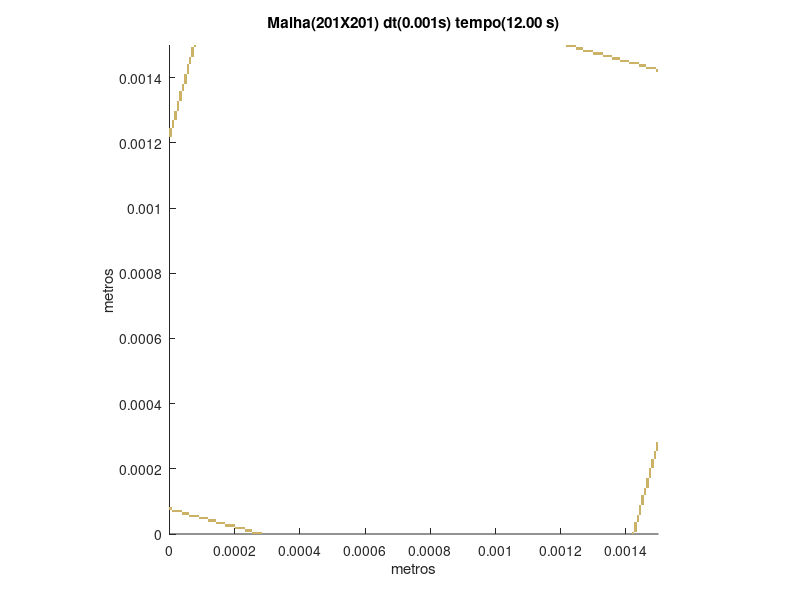

Recreate this plot in MATLAB.
set (gca,'PlotBoxAspectRatio',[1 1 1],'Xlim',[0,0.0015],'Ylim',[0,0.0015])
hold on
title('Malha(201X201) dt(0.001s) tempo(12.00 s)')
hold on
ylabel('metros')
hold on
xlabel('metros')
hold on

fill([0.000253731343283582 0.000253731343283582 0.000261194029850746 0.000261194029850746],[0 7.46268656716418E-06 7.46268656716418E-06 0],[0.8,0.7,0.4],'LineStyle','none')

fill([0.000261194029850746 0.000261194029850746 0.00026865671641791 0.00026865671641791],[0 7.46268656716418E-06 7.46268656716418E-06 0],[0.8,0.7,0.4],'LineStyle','none')

fill([0.00026865671641791 0.00026865671641791 0.000276119402985075 0.000276119402985075],[0 7.46268656716418E-06 7.46268656716418E-06 0],[0.8,0.7,0.4],'LineStyle','none')

fill([0.000276119402985075 0.000276119402985075 0.000283582089552239 0.000283582089552239],[0 7.46268656716418E-06 7.46268656716418E-06 0],[0.8,0.7,0.4],'LineStyle','none')

fill([0.00141791044776119 0.00141791044776119 0.00142537313432836 0.00142537313432836],[0 7.46268656716418E-06 7.46268656716418E-06 0],[0.8,0.7,0.4],'LineStyle','none')

fill([0.00023134328358209 0.00023134328358209 0.000238805970149254 0.000238805970149254],[7.46268656716418E-06 1.49253731343284E-05 1.49253731343284E-05 7.46268656716418E-06],[0.8,0.7,0.4],'LineStyle','none')

fill([0.000238805970149254 0.000238805970149254 0.000246268656716418 0.000246268656716418],[7.46268656716418E-06 1.49253731343284E-05 1.49253731343284E-05 7.46268656716418E-06],[0.8,0.7,0.4],'LineStyle','none')

fill([0.000246268656716418 0.000246268656716418 0.000253731343283582 0.000253731343283582],[7.46268656716418E-06 1.49253731343284E-05 1.49253731343284E-05 7.46268656716418E-06],[0.8,0.7,0.4],'LineStyle','none')

fill([0.00142537313432836 0.00142537313432836 0.00143283582089552 0.00143283582089552],[7.46268656716418E-06 1.49253731343284E-05 1.49253731343284E-05 7.46268656716418E-06],[0.8,0.7,0.4],'LineStyle','none')

fill([0.000201492537313433 0.000201492537313433 0.000208955223880597 0.000208955223880597],[1.49253731343284E-05 2.23880597014925E-05 2.23880597014925E-05 1.49253731343284E-05],[0.8,0.7,0.4],'LineStyle','none')

fill([0.000208955223880597 0.000208955223880597 0.000216417910447761 0.000216417910447761],[1.49253731343284E-05 2.23880597014925E-05 2.23880597014925E-05 1.49253731343284E-05],[0.8,0.7,0.4],'LineStyle','none')

fill([0.000216417910447761 0.000216417910447761 0.000223880597014925 0.000223880597014925],[1.49253731343284E-05 2.23880597014925E-05 2.23880597014925E-05 1.49253731343284E-05],[0.8,0.7,0.4],'LineStyle','none')

fill([0.000223880597014925 0.000223880597014925 0.00023134328358209 0.00023134328358209],[1.49253731343284E-05 2.23880597014925E-05 2.23880597014925E-05 1.49253731343284E-05],[0.8,0.7,0.4],'LineStyle','none')

fill([0.00142537313432836 0.00142537313432836 0.00143283582089552 0.00143283582089552],[1.49253731343284E-05 2.23880597014925E-05 2.23880597014925E-05 1.49253731343284E-05],[0.8,0.7,0.4],'LineStyle','none')

fill([0.000171641791044776 0.000171641791044776 0.00017910447761194 0.00017910447761194],[2.23880597014925E-05 2.98507462686567E-05 2.98507462686567E-05 2.23880597014925E-05],[0.8,0.7,0.4],'LineStyle','none')

fill([0.00017910447761194 0.00017910447761194 0.000186567164179104 0.000186567164179104],[2.23880597014925E-05 2.98507462686567E-05 2.98507462686567E-05 2.23880597014925E-05],[0.8,0.7,0.4],'LineStyle','none')

fill([0.000186567164179104 0.000186567164179104 0.000194029850746269 0.000194029850746269],[2.23880597014925E-05 2.98507462686567E-05 2.98507462686567E-05 2.23880597014925E-05],[0.8,0.7,0.4],'LineStyle','none')

fill([0.000194029850746269 0.000194029850746269 0.000201492537313433 0.000201492537313433],[2.23880597014925E-05 2.98507462686567E-05 2.98507462686567E-05 2.23880597014925E-05],[0.8,0.7,0.4],'LineStyle','none')

fill([0.00142537313432836 0.00142537313432836 0.00143283582089552 0.00143283582089552],[2.23880597014925E-05 2.98507462686567E-05 2.98507462686567E-05 2.23880597014925E-05],[0.8,0.7,0.4],'LineStyle','none')

fill([0.000141791044776119 0.000141791044776119 0.000149253731343284 0.000149253731343284],[2.98507462686567E-05 3.73134328358209E-05 3.73134328358209E-05 2.98507462686567E-05],[0.8,0.7,0.4],'LineStyle','none')

fill([0.000149253731343284 0.000149253731343284 0.000156716417910448 0.000156716417910448],[2.98507462686567E-05 3.73134328358209E-05 3.73134328358209E-05 2.98507462686567E-05],[0.8,0.7,0.4],'LineStyle','none')

fill([0.000156716417910448 0.000156716417910448 0.000164179104477612 0.000164179104477612],[2.98507462686567E-05 3.73134328358209E-05 3.73134328358209E-05 2.98507462686567E-05],[0.8,0.7,0.4],'LineStyle','none')

fill([0.000164179104477612 0.000164179104477612 0.000171641791044776 0.000171641791044776],[2.98507462686567E-05 3.73134328358209E-05 3.73134328358209E-05 2.98507462686567E-05],[0.8,0.7,0.4],'LineStyle','none')

fill([0.00142537313432836 0.00142537313432836 0.00143283582089552 0.00143283582089552],[2.98507462686567E-05 3.73134328358209E-05 3.73134328358209E-05 2.98507462686567E-05],[0.8,0.7,0.4],'LineStyle','none')

fill([0.000119402985074627 0.000119402985074627 0.000126865671641791 0.000126865671641791],[3.73134328358209E-05 4.47761194029851E-05 4.47761194029851E-05 3.73134328358209E-05],[0.8,0.7,0.4],'LineStyle','none')

fill([0.000126865671641791 0.000126865671641791 0.000134328358208955 0.000134328358208955],[3.73134328358209E-05 4.47761194029851E-05 4.47761194029851E-05 3.73134328358209E-05],[0.8,0.7,0.4],'LineStyle','none')

fill([0.000134328358208955 0.000134328358208955 0.000141791044776119 0.000141791044776119],[3.73134328358209E-05 4.47761194029851E-05 4.47761194029851E-05 3.73134328358209E-05],[0.8,0.7,0.4],'LineStyle','none')

fill([0.00143283582089552 0.00143283582089552 0.00144029850746269 0.00144029850746269],[3.73134328358209E-05 4.47761194029851E-05 4.47761194029851E-05 3.73134328358209E-05],[0.8,0.7,0.4],'LineStyle','none')

fill([8.95522388059702E-05 8.95522388059702E-05 9.70149253731343E-05 9.70149253731343E-05],[4.47761194029851E-05 5.22388059701493E-05 5.22388059701493E-05 4.47761194029851E-05],[0.8,0.7,0.4],'LineStyle','none')

fill([9.70149253731343E-05 9.70149253731343E-05 0.000104477611940299 0.000104477611940299],[4.47761194029851E-05 5.22388059701493E-05 5.22388059701493E-05 4.47761194029851E-05],[0.8,0.7,0.4],'LineStyle','none')

fill([0.000104477611940299 0.000104477611940299 0.000111940298507463 0.000111940298507463],[4.47761194029851E-05 5.22388059701493E-05 5.22388059701493E-05 4.47761194029851E-05],[0.8,0.7,0.4],'LineStyle','none')

fill([0.000111940298507463 0.000111940298507463 0.000119402985074627 0.000119402985074627],[4.47761194029851E-05 5.22388059701493E-05 5.22388059701493E-05 4.47761194029851E-05],[0.8,0.7,0.4],'LineStyle','none')

fill([0.00143283582089552 0.00143283582089552 0.00144029850746269 0.00144029850746269],[4.47761194029851E-05 5.22388059701493E-05 5.22388059701493E-05 4.47761194029851E-05],[0.8,0.7,0.4],'LineStyle','none')

fill([5.97014925373134E-05 5.97014925373134E-05 6.71641791044776E-05 6.71641791044776E-05],[5.22388059701493E-05 5.97014925373134E-05 5.97014925373134E-05 5.22388059701493E-05],[0.8,0.7,0.4],'LineStyle','none')

fill([6.71641791044776E-05 6.71641791044776E-05 7.46268656716418E-05 7.46268656716418E-05],[5.22388059701493E-05 5.97014925373134E-05 5.97014925373134E-05 5.22388059701493E-05],[0.8,0.7,0.4],'LineStyle','none')

fill([7.46268656716418E-05 7.46268656716418E-05 8.2089552238806E-05 8.2089552238806E-05],[5.22388059701493E-05 5.97014925373134E-05 5.97014925373134E-05 5.22388059701493E-05],[0.8,0.7,0.4],'LineStyle','none')

fill([8.2089552238806E-05 8.2089552238806E-05 8.95522388059702E-05 8.95522388059702E-05],[5.22388059701493E-05 5.97014925373134E-05 5.97014925373134E-05 5.22388059701493E-05],[0.8,0.7,0.4],'LineStyle','none')

fill([0.00143283582089552 0.00143283582089552 0.00144029850746269 0.00144029850746269],[5.22388059701493E-05 5.97014925373134E-05 5.97014925373134E-05 5.22388059701493E-05],[0.8,0.7,0.4],'LineStyle','none')

fill([3.73134328358209E-05 3.73134328358209E-05 4.47761194029851E-05 4.47761194029851E-05],[5.97014925373134E-05 6.71641791044776E-05 6.71641791044776E-05 5.97014925373134E-05],[0.8,0.7,0.4],'LineStyle','none')

fill([4.47761194029851E-05 4.47761194029851E-05 5.22388059701493E-05 5.22388059701493E-05],[5.97014925373134E-05 6.71641791044776E-05 6.71641791044776E-05 5.97014925373134E-05],[0.8,0.7,0.4],'LineStyle','none')

fill([5.22388059701493E-05 5.22388059701493E-05 5.97014925373134E-05 5.97014925373134E-05],[5.97014925373134E-05 6.71641791044776E-05 6.71641791044776E-05 5.97014925373134E-05],[0.8,0.7,0.4],'LineStyle','none')

fill([0.00144029850746269 0.00144029850746269 0.00144776119402985 0.00144776119402985],[5.97014925373134E-05 6.71641791044776E-05 6.71641791044776E-05 5.97014925373134E-05],[0.8,0.7,0.4],'LineStyle','none')

fill([7.46268656716418E-06 7.46268656716418E-06 1.49253731343284E-05 1.49253731343284E-05],[6.71641791044776E-05 7.46268656716418E-05 7.46268656716418E-05 6.71641791044776E-05],[0.8,0.7,0.4],'LineStyle','none')

fill([1.49253731343284E-05 1.49253731343284E-05 2.23880597014925E-05 2.23880597014925E-05],[6.71641791044776E-05 7.46268656716418E-05 7.46268656716418E-05 6.71641791044776E-05],[0.8,0.7,0.4],'LineStyle','none')

fill([2.23880597014925E-05 2.23880597014925E-05 2.98507462686567E-05 2.98507462686567E-05],[6.71641791044776E-05 7.46268656716418E-05 7.46268656716418E-05 6.71641791044776E-05],[0.8,0.7,0.4],'LineStyle','none')

fill([2.98507462686567E-05 2.98507462686567E-05 3.73134328358209E-05 3.73134328358209E-05],[6.71641791044776E-05 7.46268656716418E-05 7.46268656716418E-05 6.71641791044776E-05],[0.8,0.7,0.4],'LineStyle','none')

fill([0.00144029850746269 0.00144029850746269 0.00144776119402985 0.00144776119402985],[6.71641791044776E-05 7.46268656716418E-05 7.46268656716418E-05 6.71641791044776E-05],[0.8,0.7,0.4],'LineStyle','none')

fill([0 0 7.46268656716418E-06 7.46268656716418E-06],[7.46268656716418E-05 8.2089552238806E-05 8.2089552238806E-05 7.46268656716418E-05],[0.8,0.7,0.4],'LineStyle','none')

fill([0.00144029850746269 0.00144029850746269 0.00144776119402985 0.00144776119402985],[7.46268656716418E-05 8.2089552238806E-05 8.2089552238806E-05 7.46268656716418E-05],[0.8,0.7,0.4],'LineStyle','none')

fill([0.00144029850746269 0.00144029850746269 0.00144776119402985 0.00144776119402985],[8.2089552238806E-05 8.95522388059702E-05 8.95522388059702E-05 8.2089552238806E-05],[0.8,0.7,0.4],'LineStyle','none')

fill([0.00144776119402985 0.00144776119402985 0.00145522388059702 0.00145522388059702],[8.95522388059702E-05 9.70149253731343E-05 9.70149253731343E-05 8.95522388059702E-05],[0.8,0.7,0.4],'LineStyle','none')

fill([0.00144776119402985 0.00144776119402985 0.00145522388059702 0.00145522388059702],[9.70149253731343E-05 0.000104477611940299 0.000104477611940299 9.70149253731343E-05],[0.8,0.7,0.4],'LineStyle','none')

fill([0.00144776119402985 0.00144776119402985 0.00145522388059702 0.00145522388059702],[0.000104477611940299 0.000111940298507463 0.000111940298507463 0.000104477611940299],[0.8,0.7,0.4],'LineStyle','none')

fill([0.00144776119402985 0.00144776119402985 0.00145522388059702 0.00145522388059702],[0.000111940298507463 0.000119402985074627 0.000119402985074627 0.000111940298507463],[0.8,0.7,0.4],'LineStyle','none')

fill([0.00145522388059702 0.00145522388059702 0.00146268656716418 0.00146268656716418],[0.000119402985074627 0.000126865671641791 0.000126865671641791 0.000119402985074627],[0.8,0.7,0.4],'LineStyle','none')

fill([0.00145522388059702 0.00145522388059702 0.00146268656716418 0.00146268656716418],[0.000126865671641791 0.000134328358208955 0.000134328358208955 0.000126865671641791],[0.8,0.7,0.4],'LineStyle','none')

fill([0.00145522388059702 0.00145522388059702 0.00146268656716418 0.00146268656716418],[0.000134328358208955 0.000141791044776119 0.000141791044776119 0.000134328358208955],[0.8,0.7,0.4],'LineStyle','none')

fill([0.00146268656716418 0.00146268656716418 0.00147014925373134 0.00147014925373134],[0.000141791044776119 0.000149253731343284 0.000149253731343284 0.000141791044776119],[0.8,0.7,0.4],'LineStyle','none')

fill([0.00146268656716418 0.00146268656716418 0.00147014925373134 0.00147014925373134],[0.000149253731343284 0.000156716417910448 0.000156716417910448 0.000149253731343284],[0.8,0.7,0.4],'LineStyle','none')

fill([0.00146268656716418 0.00146268656716418 0.00147014925373134 0.00147014925373134],[0.000156716417910448 0.000164179104477612 0.000164179104477612 0.000156716417910448],[0.8,0.7,0.4],'LineStyle','none')

fill([0.00146268656716418 0.00146268656716418 0.00147014925373134 0.00147014925373134],[0.000164179104477612 0.000171641791044776 0.000171641791044776 0.000164179104477612],[0.8,0.7,0.4],'LineStyle','none')

fill([0.00147014925373134 0.00147014925373134 0.00147761194029851 0.00147761194029851],[0.000171641791044776 0.00017910447761194 0.00017910447761194 0.000171641791044776],[0.8,0.7,0.4],'LineStyle','none')

fill([0.00147014925373134 0.00147014925373134 0.00147761194029851 0.00147761194029851],[0.00017910447761194 0.000186567164179104 0.000186567164179104 0.00017910447761194],[0.8,0.7,0.4],'LineStyle','none')

fill([0.00147014925373134 0.00147014925373134 0.00147761194029851 0.00147761194029851],[0.000186567164179104 0.000194029850746269 0.000194029850746269 0.000186567164179104],[0.8,0.7,0.4],'LineStyle','none')

fill([0.00147014925373134 0.00147014925373134 0.00147761194029851 0.00147761194029851],[0.000194029850746269 0.000201492537313433 0.000201492537313433 0.000194029850746269],[0.8,0.7,0.4],'LineStyle','none')

fill([0.00147761194029851 0.00147761194029851 0.00148507462686567 0.00148507462686567],[0.000201492537313433 0.000208955223880597 0.000208955223880597 0.000201492537313433],[0.8,0.7,0.4],'LineStyle','none')

fill([0.00147761194029851 0.00147761194029851 0.00148507462686567 0.00148507462686567],[0.000208955223880597 0.000216417910447761 0.000216417910447761 0.000208955223880597],[0.8,0.7,0.4],'LineStyle','none')

fill([0.00147761194029851 0.00147761194029851 0.00148507462686567 0.00148507462686567],[0.000216417910447761 0.000223880597014925 0.000223880597014925 0.000216417910447761],[0.8,0.7,0.4],'LineStyle','none')

fill([0.00147761194029851 0.00147761194029851 0.00148507462686567 0.00148507462686567],[0.000223880597014925 0.00023134328358209 0.00023134328358209 0.000223880597014925],[0.8,0.7,0.4],'LineStyle','none')

fill([0.00148507462686567 0.00148507462686567 0.00149253731343284 0.00149253731343284],[0.00023134328358209 0.000238805970149254 0.000238805970149254 0.00023134328358209],[0.8,0.7,0.4],'LineStyle','none')

fill([0.00148507462686567 0.00148507462686567 0.00149253731343284 0.00149253731343284],[0.000238805970149254 0.000246268656716418 0.000246268656716418 0.000238805970149254],[0.8,0.7,0.4],'LineStyle','none')

fill([0.00148507462686567 0.00148507462686567 0.00149253731343284 0.00149253731343284],[0.000246268656716418 0.000253731343283582 0.000253731343283582 0.000246268656716418],[0.8,0.7,0.4],'LineStyle','none')

fill([0.00149253731343284 0.00149253731343284 0.0015 0.0015],[0.000253731343283582 0.000261194029850746 0.000261194029850746 0.000253731343283582],[0.8,0.7,0.4],'LineStyle','none')

fill([0.00149253731343284 0.00149253731343284 0.0015 0.0015],[0.000261194029850746 0.00026865671641791 0.00026865671641791 0.000261194029850746],[0.8,0.7,0.4],'LineStyle','none')

fill([0.00149253731343284 0.00149253731343284 0.0015 0.0015],[0.00026865671641791 0.000276119402985075 0.000276119402985075 0.00026865671641791],[0.8,0.7,0.4],'LineStyle','none')

fill([0.00149253731343284 0.00149253731343284 0.0015 0.0015],[0.000276119402985075 0.000283582089552239 0.000283582089552239 0.000276119402985075],[0.8,0.7,0.4],'LineStyle','none')

fill([0 0 7.46268656716418E-06 7.46268656716418E-06],[0.00121641791044776 0.00122388059701493 0.00122388059701493 0.00121641791044776],[0.8,0.7,0.4],'LineStyle','none')

fill([0 0 7.46268656716418E-06 7.46268656716418E-06],[0.00122388059701493 0.00123134328358209 0.00123134328358209 0.00122388059701493],[0.8,0.7,0.4],'LineStyle','none')

fill([0 0 7.46268656716418E-06 7.46268656716418E-06],[0.00123134328358209 0.00123880597014925 0.00123880597014925 0.00123134328358209],[0.8,0.7,0.4],'LineStyle','none')

fill([0 0 7.46268656716418E-06 7.46268656716418E-06],[0.00123880597014925 0.00124626865671642 0.00124626865671642 0.00123880597014925],[0.8,0.7,0.4],'LineStyle','none')

fill([7.46268656716418E-06 7.46268656716418E-06 1.49253731343284E-05 1.49253731343284E-05],[0.00124626865671642 0.00125373134328358 0.00125373134328358 0.00124626865671642],[0.8,0.7,0.4],'LineStyle','none')

fill([7.46268656716418E-06 7.46268656716418E-06 1.49253731343284E-05 1.49253731343284E-05],[0.00125373134328358 0.00126119402985075 0.00126119402985075 0.00125373134328358],[0.8,0.7,0.4],'LineStyle','none')

fill([7.46268656716418E-06 7.46268656716418E-06 1.49253731343284E-05 1.49253731343284E-05],[0.00126119402985075 0.00126865671641791 0.00126865671641791 0.00126119402985075],[0.8,0.7,0.4],'LineStyle','none')

fill([1.49253731343284E-05 1.49253731343284E-05 2.23880597014925E-05 2.23880597014925E-05],[0.00126865671641791 0.00127611940298507 0.00127611940298507 0.00126865671641791],[0.8,0.7,0.4],'LineStyle','none')

fill([1.49253731343284E-05 1.49253731343284E-05 2.23880597014925E-05 2.23880597014925E-05],[0.00127611940298507 0.00128358208955224 0.00128358208955224 0.00127611940298507],[0.8,0.7,0.4],'LineStyle','none')

fill([1.49253731343284E-05 1.49253731343284E-05 2.23880597014925E-05 2.23880597014925E-05],[0.00128358208955224 0.0012910447761194 0.0012910447761194 0.00128358208955224],[0.8,0.7,0.4],'LineStyle','none')

fill([1.49253731343284E-05 1.49253731343284E-05 2.23880597014925E-05 2.23880597014925E-05],[0.0012910447761194 0.00129850746268657 0.00129850746268657 0.0012910447761194],[0.8,0.7,0.4],'LineStyle','none')

fill([2.23880597014925E-05 2.23880597014925E-05 2.98507462686567E-05 2.98507462686567E-05],[0.00129850746268657 0.00130597014925373 0.00130597014925373 0.00129850746268657],[0.8,0.7,0.4],'LineStyle','none')

fill([2.23880597014925E-05 2.23880597014925E-05 2.98507462686567E-05 2.98507462686567E-05],[0.00130597014925373 0.0013134328358209 0.0013134328358209 0.00130597014925373],[0.8,0.7,0.4],'LineStyle','none')

fill([2.23880597014925E-05 2.23880597014925E-05 2.98507462686567E-05 2.98507462686567E-05],[0.0013134328358209 0.00132089552238806 0.00132089552238806 0.0013134328358209],[0.8,0.7,0.4],'LineStyle','none')

fill([2.23880597014925E-05 2.23880597014925E-05 2.98507462686567E-05 2.98507462686567E-05],[0.00132089552238806 0.00132835820895522 0.00132835820895522 0.00132089552238806],[0.8,0.7,0.4],'LineStyle','none')

fill([2.98507462686567E-05 2.98507462686567E-05 3.73134328358209E-05 3.73134328358209E-05],[0.00132835820895522 0.00133582089552239 0.00133582089552239 0.00132835820895522],[0.8,0.7,0.4],'LineStyle','none')

fill([2.98507462686567E-05 2.98507462686567E-05 3.73134328358209E-05 3.73134328358209E-05],[0.00133582089552239 0.00134328358208955 0.00134328358208955 0.00133582089552239],[0.8,0.7,0.4],'LineStyle','none')

fill([2.98507462686567E-05 2.98507462686567E-05 3.73134328358209E-05 3.73134328358209E-05],[0.00134328358208955 0.00135074626865672 0.00135074626865672 0.00134328358208955],[0.8,0.7,0.4],'LineStyle','none')

fill([2.98507462686567E-05 2.98507462686567E-05 3.73134328358209E-05 3.73134328358209E-05],[0.00135074626865672 0.00135820895522388 0.00135820895522388 0.00135074626865672],[0.8,0.7,0.4],'LineStyle','none')

fill([3.73134328358209E-05 3.73134328358209E-05 4.47761194029851E-05 4.47761194029851E-05],[0.00135820895522388 0.00136567164179104 0.00136567164179104 0.00135820895522388],[0.8,0.7,0.4],'LineStyle','none')

fill([3.73134328358209E-05 3.73134328358209E-05 4.47761194029851E-05 4.47761194029851E-05],[0.00136567164179104 0.00137313432835821 0.00137313432835821 0.00136567164179104],[0.8,0.7,0.4],'LineStyle','none')

fill([3.73134328358209E-05 3.73134328358209E-05 4.47761194029851E-05 4.47761194029851E-05],[0.00137313432835821 0.00138059701492537 0.00138059701492537 0.00137313432835821],[0.8,0.7,0.4],'LineStyle','none')

fill([4.47761194029851E-05 4.47761194029851E-05 5.22388059701493E-05 5.22388059701493E-05],[0.00138059701492537 0.00138805970149254 0.00138805970149254 0.00138059701492537],[0.8,0.7,0.4],'LineStyle','none')

fill([4.47761194029851E-05 4.47761194029851E-05 5.22388059701493E-05 5.22388059701493E-05],[0.00138805970149254 0.0013955223880597 0.0013955223880597 0.00138805970149254],[0.8,0.7,0.4],'LineStyle','none')

fill([4.47761194029851E-05 4.47761194029851E-05 5.22388059701493E-05 5.22388059701493E-05],[0.0013955223880597 0.00140298507462687 0.00140298507462687 0.0013955223880597],[0.8,0.7,0.4],'LineStyle','none')

fill([4.47761194029851E-05 4.47761194029851E-05 5.22388059701493E-05 5.22388059701493E-05],[0.00140298507462687 0.00141044776119403 0.00141044776119403 0.00140298507462687],[0.8,0.7,0.4],'LineStyle','none')

fill([5.22388059701493E-05 5.22388059701493E-05 5.97014925373134E-05 5.97014925373134E-05],[0.00141044776119403 0.00141791044776119 0.00141791044776119 0.00141044776119403],[0.8,0.7,0.4],'LineStyle','none')

fill([5.22388059701493E-05 5.22388059701493E-05 5.97014925373134E-05 5.97014925373134E-05],[0.00141791044776119 0.00142537313432836 0.00142537313432836 0.00141791044776119],[0.8,0.7,0.4],'LineStyle','none')

fill([0.00149253731343284 0.00149253731343284 0.0015 0.0015],[0.00141791044776119 0.00142537313432836 0.00142537313432836 0.00141791044776119],[0.8,0.7,0.4],'LineStyle','none')

fill([5.22388059701493E-05 5.22388059701493E-05 5.97014925373134E-05 5.97014925373134E-05],[0.00142537313432836 0.00143283582089552 0.00143283582089552 0.00142537313432836],[0.8,0.7,0.4],'LineStyle','none')

fill([0.00146268656716418 0.00146268656716418 0.00147014925373134 0.00147014925373134],[0.00142537313432836 0.00143283582089552 0.00143283582089552 0.00142537313432836],[0.8,0.7,0.4],'LineStyle','none')

fill([0.00147014925373134 0.00147014925373134 0.00147761194029851 0.00147761194029851],[0.00142537313432836 0.00143283582089552 0.00143283582089552 0.00142537313432836],[0.8,0.7,0.4],'LineStyle','none')

fill([0.00147761194029851 0.00147761194029851 0.00148507462686567 0.00148507462686567],[0.00142537313432836 0.00143283582089552 0.00143283582089552 0.00142537313432836],[0.8,0.7,0.4],'LineStyle','none')

fill([0.00148507462686567 0.00148507462686567 0.00149253731343284 0.00149253731343284],[0.00142537313432836 0.00143283582089552 0.00143283582089552 0.00142537313432836],[0.8,0.7,0.4],'LineStyle','none')

fill([5.22388059701493E-05 5.22388059701493E-05 5.97014925373134E-05 5.97014925373134E-05],[0.00143283582089552 0.00144029850746269 0.00144029850746269 0.00143283582089552],[0.8,0.7,0.4],'LineStyle','none')

fill([0.00144029850746269 0.00144029850746269 0.00144776119402985 0.00144776119402985],[0.00143283582089552 0.00144029850746269 0.00144029850746269 0.00143283582089552],[0.8,0.7,0.4],'LineStyle','none')

fill([0.00144776119402985 0.00144776119402985 0.00145522388059702 0.00145522388059702],[0.00143283582089552 0.00144029850746269 0.00144029850746269 0.00143283582089552],[0.8,0.7,0.4],'LineStyle','none')

fill([0.00145522388059702 0.00145522388059702 0.00146268656716418 0.00146268656716418],[0.00143283582089552 0.00144029850746269 0.00144029850746269 0.00143283582089552],[0.8,0.7,0.4],'LineStyle','none')

fill([5.97014925373134E-05 5.97014925373134E-05 6.71641791044776E-05 6.71641791044776E-05],[0.00144029850746269 0.00144776119402985 0.00144776119402985 0.00144029850746269],[0.8,0.7,0.4],'LineStyle','none')

fill([0.00141044776119403 0.00141044776119403 0.00141791044776119 0.00141791044776119],[0.00144029850746269 0.00144776119402985 0.00144776119402985 0.00144029850746269],[0.8,0.7,0.4],'LineStyle','none')

fill([0.00141791044776119 0.00141791044776119 0.00142537313432836 0.00142537313432836],[0.00144029850746269 0.00144776119402985 0.00144776119402985 0.00144029850746269],[0.8,0.7,0.4],'LineStyle','none')

fill([0.00142537313432836 0.00142537313432836 0.00143283582089552 0.00143283582089552],[0.00144029850746269 0.00144776119402985 0.00144776119402985 0.00144029850746269],[0.8,0.7,0.4],'LineStyle','none')

fill([0.00143283582089552 0.00143283582089552 0.00144029850746269 0.00144029850746269],[0.00144029850746269 0.00144776119402985 0.00144776119402985 0.00144029850746269],[0.8,0.7,0.4],'LineStyle','none')

fill([5.97014925373134E-05 5.97014925373134E-05 6.71641791044776E-05 6.71641791044776E-05],[0.00144776119402985 0.00145522388059702 0.00145522388059702 0.00144776119402985],[0.8,0.7,0.4],'LineStyle','none')

fill([0.00138059701492537 0.00138059701492537 0.00138805970149254 0.00138805970149254],[0.00144776119402985 0.00145522388059702 0.00145522388059702 0.00144776119402985],[0.8,0.7,0.4],'LineStyle','none')

fill([0.00138805970149254 0.00138805970149254 0.0013955223880597 0.0013955223880597],[0.00144776119402985 0.00145522388059702 0.00145522388059702 0.00144776119402985],[0.8,0.7,0.4],'LineStyle','none')

fill([0.0013955223880597 0.0013955223880597 0.00140298507462687 0.00140298507462687],[0.00144776119402985 0.00145522388059702 0.00145522388059702 0.00144776119402985],[0.8,0.7,0.4],'LineStyle','none')

fill([0.00140298507462687 0.00140298507462687 0.00141044776119403 0.00141044776119403],[0.00144776119402985 0.00145522388059702 0.00145522388059702 0.00144776119402985],[0.8,0.7,0.4],'LineStyle','none')

fill([5.97014925373134E-05 5.97014925373134E-05 6.71641791044776E-05 6.71641791044776E-05],[0.00145522388059702 0.00146268656716418 0.00146268656716418 0.00145522388059702],[0.8,0.7,0.4],'LineStyle','none')

fill([0.00135820895522388 0.00135820895522388 0.00136567164179104 0.00136567164179104],[0.00145522388059702 0.00146268656716418 0.00146268656716418 0.00145522388059702],[0.8,0.7,0.4],'LineStyle','none')

fill([0.00136567164179104 0.00136567164179104 0.00137313432835821 0.00137313432835821],[0.00145522388059702 0.00146268656716418 0.00146268656716418 0.00145522388059702],[0.8,0.7,0.4],'LineStyle','none')

fill([0.00137313432835821 0.00137313432835821 0.00138059701492537 0.00138059701492537],[0.00145522388059702 0.00146268656716418 0.00146268656716418 0.00145522388059702],[0.8,0.7,0.4],'LineStyle','none')

fill([6.71641791044776E-05 6.71641791044776E-05 7.46268656716418E-05 7.46268656716418E-05],[0.00146268656716418 0.00147014925373134 0.00147014925373134 0.00146268656716418],[0.8,0.7,0.4],'LineStyle','none')

fill([0.00132835820895522 0.00132835820895522 0.00133582089552239 0.00133582089552239],[0.00146268656716418 0.00147014925373134 0.00147014925373134 0.00146268656716418],[0.8,0.7,0.4],'LineStyle','none')

fill([0.00133582089552239 0.00133582089552239 0.00134328358208955 0.00134328358208955],[0.00146268656716418 0.00147014925373134 0.00147014925373134 0.00146268656716418],[0.8,0.7,0.4],'LineStyle','none')

fill([0.00134328358208955 0.00134328358208955 0.00135074626865672 0.00135074626865672],[0.00146268656716418 0.00147014925373134 0.00147014925373134 0.00146268656716418],[0.8,0.7,0.4],'LineStyle','none')

fill([0.00135074626865672 0.00135074626865672 0.00135820895522388 0.00135820895522388],[0.00146268656716418 0.00147014925373134 0.00147014925373134 0.00146268656716418],[0.8,0.7,0.4],'LineStyle','none')

fill([6.71641791044776E-05 6.71641791044776E-05 7.46268656716418E-05 7.46268656716418E-05],[0.00147014925373134 0.00147761194029851 0.00147761194029851 0.00147014925373134],[0.8,0.7,0.4],'LineStyle','none')

fill([0.00129850746268657 0.00129850746268657 0.00130597014925373 0.00130597014925373],[0.00147014925373134 0.00147761194029851 0.00147761194029851 0.00147014925373134],[0.8,0.7,0.4],'LineStyle','none')

fill([0.00130597014925373 0.00130597014925373 0.0013134328358209 0.0013134328358209],[0.00147014925373134 0.00147761194029851 0.00147761194029851 0.00147014925373134],[0.8,0.7,0.4],'LineStyle','none')

fill([0.0013134328358209 0.0013134328358209 0.00132089552238806 0.00132089552238806],[0.00147014925373134 0.00147761194029851 0.00147761194029851 0.00147014925373134],[0.8,0.7,0.4],'LineStyle','none')

fill([0.00132089552238806 0.00132089552238806 0.00132835820895522 0.00132835820895522],[0.00147014925373134 0.00147761194029851 0.00147761194029851 0.00147014925373134],[0.8,0.7,0.4],'LineStyle','none')

fill([6.71641791044776E-05 6.71641791044776E-05 7.46268656716418E-05 7.46268656716418E-05],[0.00147761194029851 0.00148507462686567 0.00148507462686567 0.00147761194029851],[0.8,0.7,0.4],'LineStyle','none')

fill([0.00126865671641791 0.00126865671641791 0.00127611940298507 0.00127611940298507],[0.00147761194029851 0.00148507462686567 0.00148507462686567 0.00147761194029851],[0.8,0.7,0.4],'LineStyle','none')

fill([0.00127611940298507 0.00127611940298507 0.00128358208955224 0.00128358208955224],[0.00147761194029851 0.00148507462686567 0.00148507462686567 0.00147761194029851],[0.8,0.7,0.4],'LineStyle','none')

fill([0.00128358208955224 0.00128358208955224 0.0012910447761194 0.0012910447761194],[0.00147761194029851 0.00148507462686567 0.00148507462686567 0.00147761194029851],[0.8,0.7,0.4],'LineStyle','none')

fill([0.0012910447761194 0.0012910447761194 0.00129850746268657 0.00129850746268657],[0.00147761194029851 0.00148507462686567 0.00148507462686567 0.00147761194029851],[0.8,0.7,0.4],'LineStyle','none')

fill([6.71641791044776E-05 6.71641791044776E-05 7.46268656716418E-05 7.46268656716418E-05],[0.00148507462686567 0.00149253731343284 0.00149253731343284 0.00148507462686567],[0.8,0.7,0.4],'LineStyle','none')

fill([0.00124626865671642 0.00124626865671642 0.00125373134328358 0.00125373134328358],[0.00148507462686567 0.00149253731343284 0.00149253731343284 0.00148507462686567],[0.8,0.7,0.4],'LineStyle','none')

fill([0.00125373134328358 0.00125373134328358 0.00126119402985075 0.00126119402985075],[0.00148507462686567 0.00149253731343284 0.00149253731343284 0.00148507462686567],[0.8,0.7,0.4],'LineStyle','none')

fill([0.00126119402985075 0.00126119402985075 0.00126865671641791 0.00126865671641791],[0.00148507462686567 0.00149253731343284 0.00149253731343284 0.00148507462686567],[0.8,0.7,0.4],'LineStyle','none')

fill([7.46268656716418E-05 7.46268656716418E-05 8.2089552238806E-05 8.2089552238806E-05],[0.00149253731343284 0.0015 0.0015 0.00149253731343284],[0.8,0.7,0.4],'LineStyle','none')

fill([0.00121641791044776 0.00121641791044776 0.00122388059701493 0.00122388059701493],[0.00149253731343284 0.0015 0.0015 0.00149253731343284],[0.8,0.7,0.4],'LineStyle','none')

fill([0.00122388059701493 0.00122388059701493 0.00123134328358209 0.00123134328358209],[0.00149253731343284 0.0015 0.0015 0.00149253731343284],[0.8,0.7,0.4],'LineStyle','none')

fill([0.00123134328358209 0.00123134328358209 0.00123880597014925 0.00123880597014925],[0.00149253731343284 0.0015 0.0015 0.00149253731343284],[0.8,0.7,0.4],'LineStyle','none')

fill([0.00123880597014925 0.00123880597014925 0.00124626865671642 0.00124626865671642],[0.00149253731343284 0.0015 0.0015 0.00149253731343284],[0.8,0.7,0.4],'LineStyle','none')
